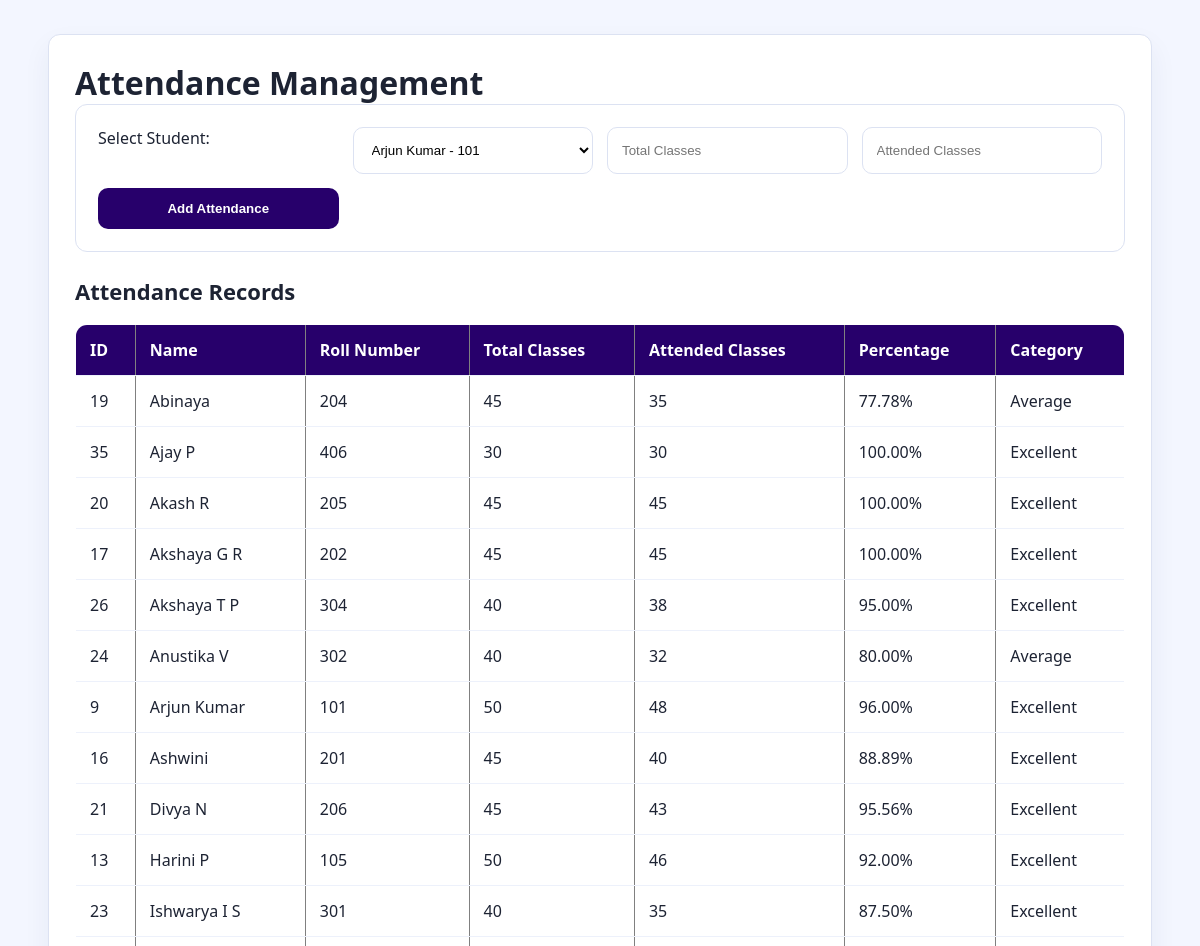
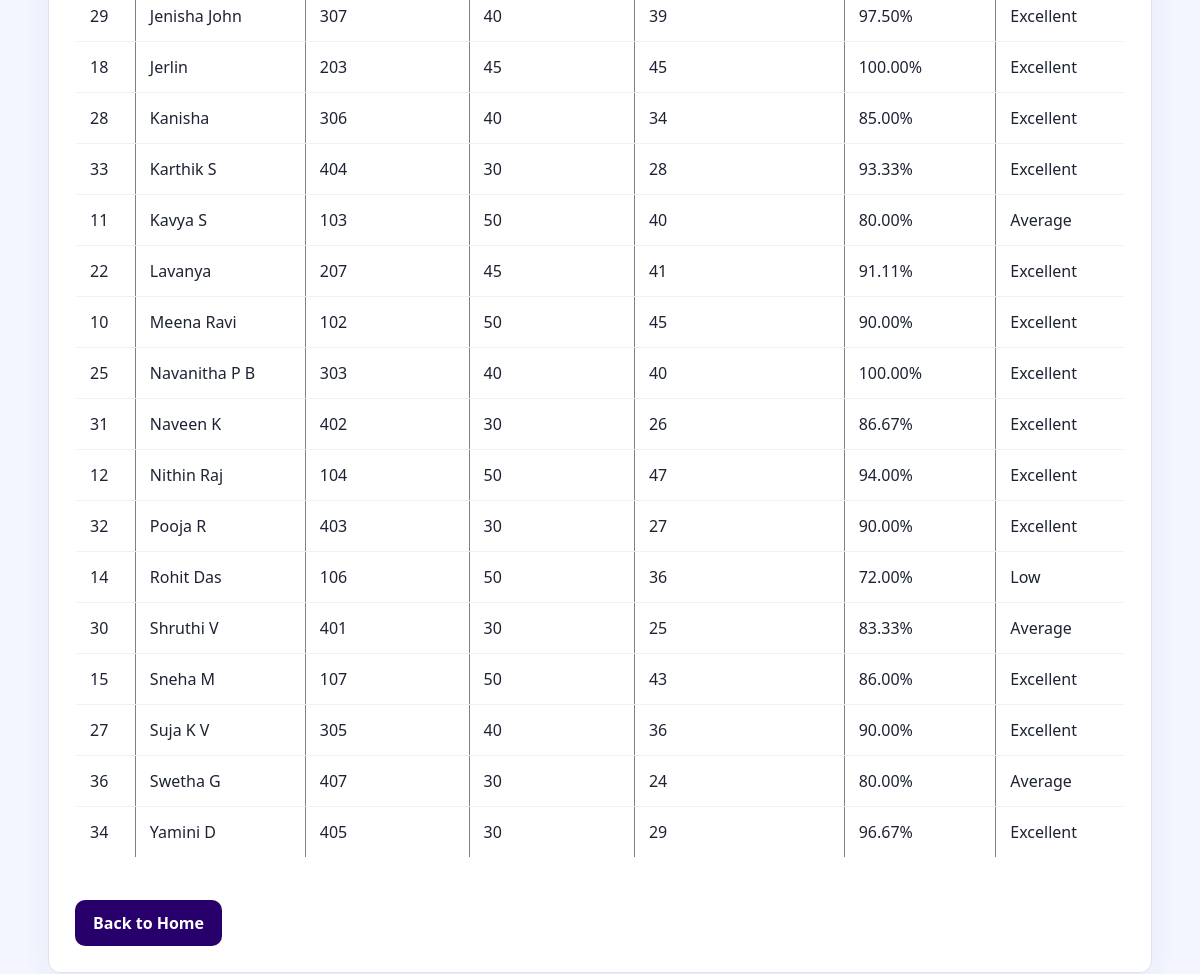
The app's page /attendance with its own data (2 pictures, top to bottom).
### tables this page shows
CREATE TABLE attendance (
            id INTEGER PRIMARY KEY AUTOINCREMENT,
            student_id INTEGER NOT NULL,
            total_classes INTEGER NOT NULL,
            attended_classes INTEGER NOT NULL,
            percentage REAL NOT NULL,
            category TEXT NOT NULL,
            FOREIGN KEY (student_id) REFERENCES students(id)
        );

CREATE TABLE students (
            id INTEGER PRIMARY KEY AUTOINCREMENT,
            name TEXT NOT NULL,
            roll_number TEXT NOT NULL,
            department TEXT NOT NULL,
            year TEXT NOT NULL,
            email TEXT NOT NULL
        );

### app.py (the view, shortened to what this page needs)
@app.route("/attendance", methods=["GET", "POST"])
def attendance():
    conn = sqlite3.connect("database.db")
    cursor = conn.cursor()
    cursor.execute("SELECT id, name, roll_number FROM students")
    students_data = cursor.fetchall()
    cursor.execute("""
    SELECT attendance.id, students.name, students.roll_number,
           attendance.total_classes, attendance.attended_classes,
           attendance.percentage, attendance.category
    FROM attendance
    JOIN students ON attendance.student_id = students.id
    ORDER BY students.name ASC
""")
    attendance_data = cursor.fetchall()
    conn.close()
    return render_template(
        "attendance.html",
        students=students_data,
        attendance=attendance_data
    )

### templates/attendance.html (shortened to what this page needs)
<!DOCTYPE html>
<html>
<head>
    <link rel="stylesheet" href="{{ url_for('static', filename='style.css') }}">
</head>
<body>
    <div class="container">
    <h1>Attendance Management</h1>
    <form method="POST">
        <label>Select Student:</label>
        <select name="student_id" required>
            {% for student in students %}
            <option value="{{ student[0] }}">
                {{ student[1] }} - {{ student[2] }}
            </option>
            {% endfor %}
        </select>
        <input type="number" name="total_classes" placeholder="Total Classes" required>
        <input type="number" name="attended_classes" placeholder="Attended Classes" required>
        <button type="submit">Add Attendance</button>
    </form>
    <h2>Attendance Records</h2>
    <table border="1" cellpadding="10">
        <tr>
            <th>ID</th>
            <th>Name</th>
            <th>Roll Number</th>
            <th>Total Classes</th>
            <th>Attended Classes</th>
            <th>Percentage</th>
            <th>Category</th>
        </tr>
        {% for record in attendance %}
        <tr>
            <td>{{ record[0] }}</td>
            <td>{{ record[1] }}</td>
            <td>{{ record[2] }}</td>
            <td>{{ record[3] }}</td>
            <td>{{ record[4] }}</td>
            <td>{{ "%.2f"|format(record[5]) }}%</td>
            <td>{{ record[6] }}</td>
        </tr>
        {% endfor %}
    </table>
    <br>
    <a href="/">Back to Home</a>
    </div>
</body>
</html>

### static/style.css (style rules this page uses)
* { margin: 0; padding: 0; box-sizing: border-box; }
body { font-family: "Segoe UI", Arial, sans-serif; background: #f3f6ff; color: #1d2333; }
select, input { width: 100%; border: 1px solid #dce2f2; background: white; border-radius: 10px; padding: 14px; outline: none; }
h2 { font-size: 22px; margin-bottom: 18px; }
form { background: white; border: 1px solid #dce2f2; border-radius: 12px; padding: 22px; display: grid; grid-template-columns: repeat(auto-fit, minmax(210px, 1fr)); gap: 14px; margin-bottom: 24px; }
button { border: none; background: #27006b; color: white; border-radius: 10px; padding: 13px 18px; font-weight: 700; cursor: pointer; }
table { width: 100%; border-collapse: collapse; background: white; border-radius: 12px; overflow: hidden; }
th, td { padding: 14px; border-bottom: 1px solid #edf1fb; text-align: left; }
th { background: #27006b; color: white; }
.container { width: min(1180px, 92%); margin: 34px auto; background: white; border: 1px solid #dce2f2; border-radius: 12px; padding: 26px; box-shadow: 0 12px 28px rgba(35, 45, 80, 0.06); }
.container > a, .back-link { display: inline-block; margin-top: 20px; text-decoration: none; background: #27006b; color: white; padding: 12px 18px; border-radius: 10px; font-weight: 700; }

### records on screen
attendance: id "19", name "Abinaya", roll_number "204", total_classes "45", attended_classes "35", percentage "77.78", category "Average"
attendance: id "35", name "Ajay P", roll_number "406", total_classes "30", attended_classes "30", percentage "100.00", category "Excellent"
attendance: id "20", name "Akash R", roll_number "205", total_classes "45", attended_classes "45", percentage "100.00", category "Excellent"
attendance: id "17", name "Akshaya G R", roll_number "202", total_classes "45", attended_classes "45", percentage "100.00", category "Excellent"
attendance: id "26", name "Akshaya T P", roll_number "304", total_classes "40", attended_classes "38", percentage "95.00", category "Excellent"
attendance: id "24", name "Anustika V", roll_number "302", total_classes "40", attended_classes "32", percentage "80.00", category "Average"
attendance: id "9", name "Arjun Kumar", roll_number "101", total_classes "50", attended_classes "48", percentage "96.00", category "Excellent"
attendance: id "16", name "Ashwini", roll_number "201", total_classes "45", attended_classes "40", percentage "88.89", category "Excellent"
attendance: id "21", name "Divya N", roll_number "206", total_classes "45", attended_classes "43", percentage "95.56", category "Excellent"
attendance: id "13", name "Harini P", roll_number "105", total_classes "50", attended_classes "46", percentage "92.00", category "Excellent"
attendance: id "23", name "Ishwarya I S", roll_number "301", total_classes "40", attended_classes "35", percentage "87.50", category "Excellent"
attendance: id "29", name "Jenisha John", roll_number "307", total_classes "40", attended_classes "39", percentage "97.50", category "Excellent"
attendance: id "18", name "Jerlin", roll_number "203", total_classes "45", attended_classes "45", percentage "100.00", category "Excellent"
attendance: id "28", name "Kanisha", roll_number "306", total_classes "40", attended_classes "34", percentage "85.00", category "Excellent"
attendance: id "33", name "Karthik S", roll_number "404", total_classes "30", attended_classes "28", percentage "93.33", category "Excellent"
attendance: id "11", name "Kavya S", roll_number "103", total_classes "50", attended_classes "40", percentage "80.00", category "Average"
attendance: id "22", name "Lavanya", roll_number "207", total_classes "45", attended_classes "41", percentage "91.11", category "Excellent"
attendance: id "10", name "Meena Ravi", roll_number "102", total_classes "50", attended_classes "45", percentage "90.00", category "Excellent"
attendance: id "25", name "Navanitha P B", roll_number "303", total_classes "40", attended_classes "40", percentage "100.00", category "Excellent"
attendance: id "31", name "Naveen K", roll_number "402", total_classes "30", attended_classes "26", percentage "86.67", category "Excellent"
attendance: id "12", name "Nithin Raj", roll_number "104", total_classes "50", attended_classes "47", percentage "94.00", category "Excellent"
attendance: id "32", name "Pooja R", roll_number "403", total_classes "30", attended_classes "27", percentage "90.00", category "Excellent"
attendance: id "14", name "Rohit Das", roll_number "106", total_classes "50", attended_classes "36", percentage "72.00", category "Low"
attendance: id "30", name "Shruthi V", roll_number "401", total_classes "30", attended_classes "25", percentage "83.33", category "Average"
attendance: id "15", name "Sneha M", roll_number "107", total_classes "50", attended_classes "43", percentage "86.00", category "Excellent"
attendance: id "27", name "Suja K V", roll_number "305", total_classes "40", attended_classes "36", percentage "90.00", category "Excellent"
attendance: id "36", name "Swetha G", roll_number "407", total_classes "30", attended_classes "24", percentage "80.00", category "Average"
attendance: id "34", name "Yamini D", roll_number "405", total_classes "30", attended_classes "29", percentage "96.67", category "Excellent"

### other values on screen
form field student_id "Arjun Kumar - 101"
